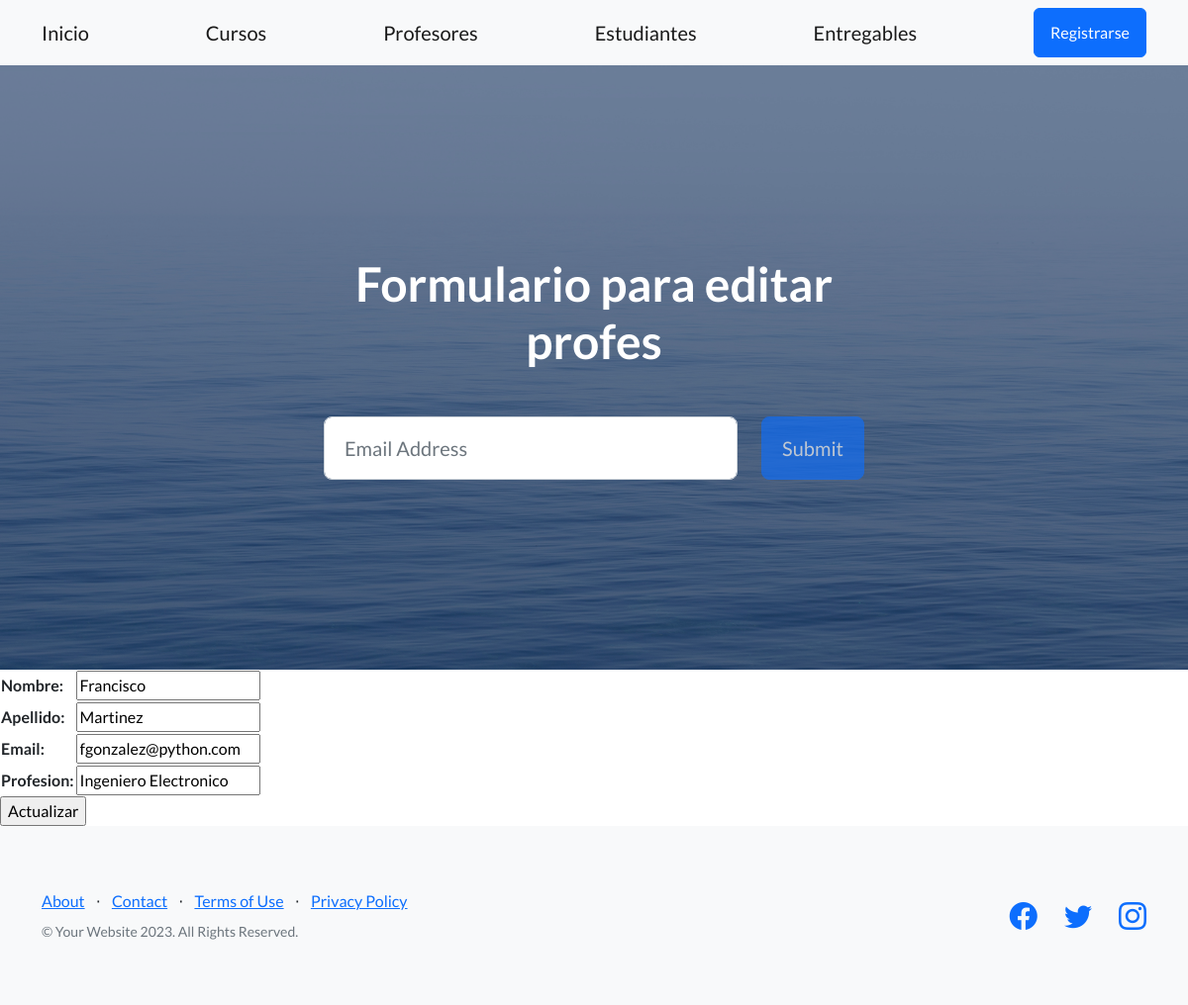
Page /AC/update_profe/Francisco on the committed database.
### AppCoder/models.py (models this page shows)
class Profesor(models.Model):
    nombre = models.CharField(max_length=30)
    apellido = models.CharField(max_length=30)
    email = models.EmailField()
    profesion = models.CharField(max_length=30)

### AppCoder/views.py (the view)
# urls.py: path("update_profe/<profesor_nombre>", actualizar_profesor, name="Actualizar Profesor"),
def actualizar_profesor(request, profesor_nombre):
    profesor_escogido = Profesor.objects.get(nombre=profesor_nombre)
    if request.method == "POST": #hacemos click al botón actualizar
        miFormulario = ProfesorFormulario(request.POST) # Aqui me llega la informacion del html
        if miFormulario.is_valid():
                info = miFormulario.cleaned_data
                profesor_escogido.nombre = info["nombre"]
                profesor_escogido.apellido = info["apellido"]
                profesor_escogido.email = info["email"]
                profesor_escogido.profesion = info["profesion"]
                profesor_escogido.save()
                return render(request, "AppCoder/inicio.html")
    else:
        miFormulario = ProfesorFormulario(initial={"nombre":profesor_escogido.nombre,
                                                   "apellido":profesor_escogido.apellido,
                                                   "email":profesor_escogido.email,
                                                   "profesion":profesor_escogido.profesion}) #mostrar formulario con la informacion previa
        return render(request, "AppCoder/editar_profes.html", {"form": miFormulario})

### AppCoder/forms.py
class ProfesorFormulario(forms.Form):
    nombre = forms.CharField(max_length=30)
    apellido = forms.CharField(max_length=30)
    email = forms.EmailField()
    profesion = forms.CharField(max_length=30)

### AppCoder/templates/AppCoder/editar_profes.html
{% extends "AppCoder/padre.html" %}
{% block titulo %}
Formulario para editar profes
{% endblock %}
{% block formulario %}
<form action="" method="POST"> {% csrf_token %}
    <table>
        {{ form.as_table }}
    </table>
    <input type="submit" value="Actualizar">
</form>
{% endblock  %}

### rows in the picture
Profesor: nombre "Francisco", apellido "Martinez", email "fgonzalez@python.com", profesion "Ingeniero Electronico"
